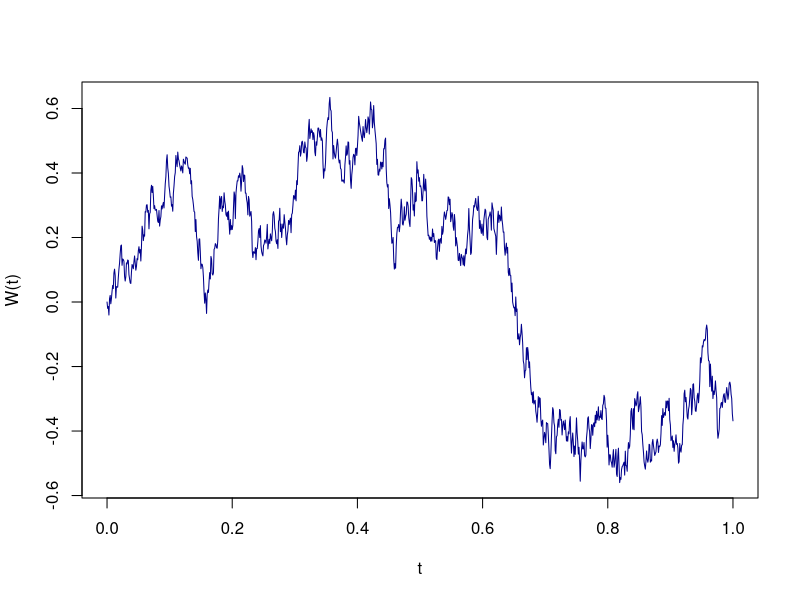

The R source for this figure:
##Plotting of the trajectory of a Wiener Process
set.seed(1)
x0 <- 0
n <- 1
T <- 1
m <- 1000
dt <- T/m
w <- matrix(0,m+1,n)
w[1,] <- x0
for(j in 1:n)
{for(i in 2:(m+1)){
  dw <- sqrt(dt)*rnorm(1,0,1)
  w[i,j] <- w[i-1,j] + dw
}
}
t <- seq(0, T, dt)
#jpeg("Fig56.jpg", units="in", width=5, height=5, res=300)
matplot(t, w[,1], type="l", lty=1, col=c("blue4"), ylab = "W(t)")
dev.off()
